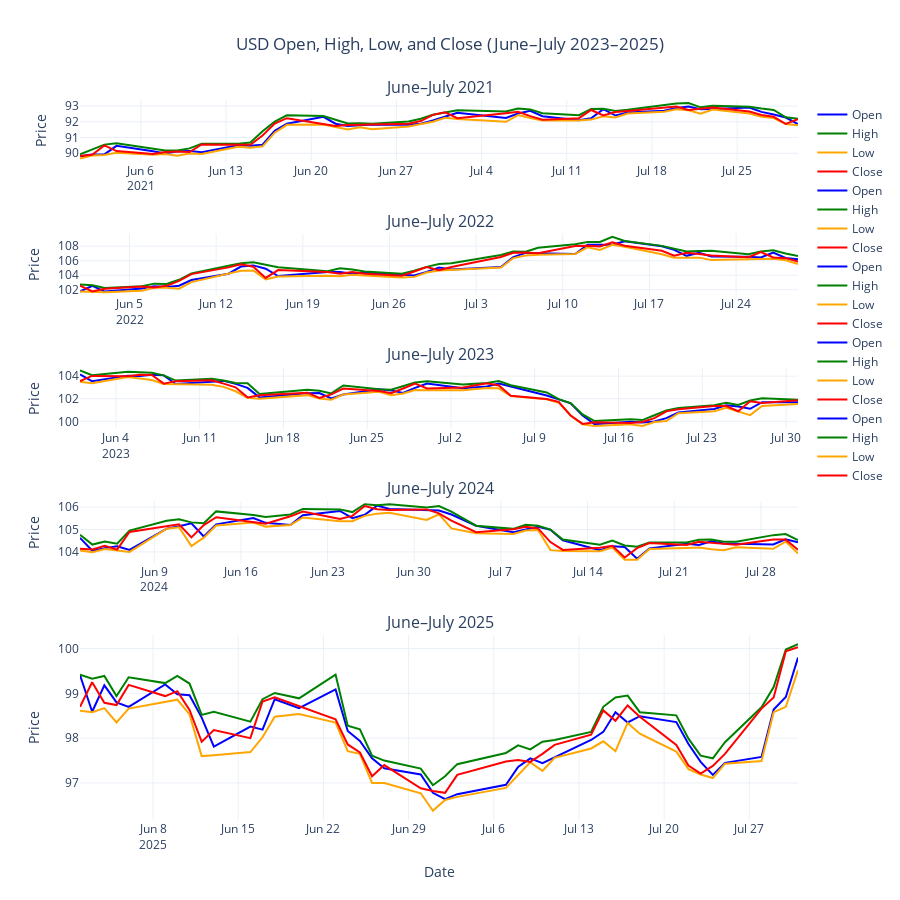

The cell this chart's notebook holds for it:
### Markdown cell above
### Question 2
From the timeseries above, we can see that the timeseries are not stationary since they do not have constant mean or standard deviation over time.

### Question 3
Non-stationary data, show evolving behavior and patterns over time since as we mentioned their mean value or standard deviation is not stable across time. Therefore, if we train a regressor on a specific dataset and then try to utilize it for predictions in future timeseries, the data might not have the same behavior and distribution. As a result, the regressor will fail to perform well. An example in our dataset is the following. We could train the regressor on data from July 2021 to January 2022. During this period, the timeseries show a stable increasing trend, therefore our model would learn that during this period the value of USD should be increasing. If we would use the same model for period July 2022 to January 2023, the performance of our model would be low since during that period the price of USD shows both increasing and decreasing trend with a bigger standard deviation.

### Code cell
import plotly.graph_objects as go
from plotly.subplots import make_subplots

# Per-year subplot
fig = make_subplots(
    rows=5,
    cols=1,
    shared_xaxes=False,
    subplot_titles=[
        "June–July 2021",
        "June–July 2022",
        "June–July 2023",
        "June–July 2024",
        "June–July 2025",
    ],
    row_heights=[1, 1, 1, 1, 3],
)

years = ["2021", "2022", "2023", "2024", "2025"]
colors = {"Open": "blue", "High": "green", "Low": "orange", "Close": "red"}

for i, year in enumerate(years, start=1):
    mask = (df["Date"] >= f"{year}-06-01") & (df["Date"] <= f"{year}-07-31")
    sub_df = df.loc[mask]

    for col in ["Open", "High", "Low", "Close"]:
        fig.add_trace(
            go.Scatter(
                x=sub_df["Date"],
                y=sub_df[col],
                mode="lines",
                name=f"{col}",
                line=dict(color=colors[col]),
                showlegend=True,
            ),
            row=i,
            col=1,
        )

# Layout customization
fig.update_layout(
    height=900,
    template="plotly_white",
    hovermode="x unified",
    title=dict(
        text="USD Open, High, Low, and Close (June–July 2023–2025)",
        x=0.5,
        xanchor="center",
    ),
)

fig.update_xaxes(title_text="Date", row=5, col=1)
for i in range(1, 6):
    fig.update_yaxes(title_text="Price", row=i, col=1)

fig.show()
